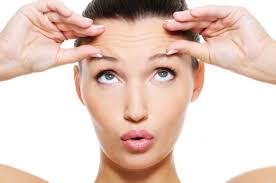
#> input picture Body_Parts_Detection_and_Tracking/input.jpg, 276 x 183 px
$ python Panoramic_Images.py --query-image ../Body_Parts_Detection_and_Tracking/input.jpg --train.image ../Body_Parts_Detection_and_Tracking/glasses.jpg
#> lines starting #> are read from the running program, lines starting #| are printed output that depends on the picture
# Creación de imágenes panorámicas

import sys
import argparse
import cv2
import numpy as np


def argument_parser():
    parser = argparse.ArgumentParser(description = 'Tratar dos imágenes par juntarlas')
    parser.add_argument("--query-image", dest = "query_image", required = True, help = "Primera imagen que necesita ser tratada")
    parser.add_argument("--train.image", dest = "train_image", required = True, help = "Segunda imagen a ser tratada")
    parser.add_argument("--min-match-count", dest = "min_match_count", type = int, required = False, default = 10, help = "Número mínimo de relaciones requeridas")

    return  parser

# Unir la img2 a la imfg1 usando la homología de la matriz H


def warpImages(img1, img2, H):
    rows1, cols1 = img1.shape[:2]
    rows2, cols2 = img2.shape[:2]

    list_of_points_1 = np.float32([[0, 0], [0, rows1], [cols1, rows1], [cols1, 0]]).reshape(-1, 1, 2)
    temp_points = np.float32([[0, 0], [0, rows2], [cols2, rows2], [cols2, 0]]).reshape(-1, 1, 2)
    list_of_points_2 = cv2.perpectiveTransform(temp_points, H)
    list_of_points = np.concatenate((list_of_points_1, list_of_points_2), axis = 0)

    [x_min, y_min] = np.int32(list_of_points.min(axis = 0).ravel() - 0.5)
    [x_max, y_max] = np.int32(list_of_points.max(axis = 0).ravel() + 0.5)
    translation_dist = [-x_min, -y_min]
    H_translation = np.array([[1, 0, translation_dist[0]], [0, 1, translation_dist[1]], [0, 0, 1]])

    output_img = cv2.warpPerspective(img2, H_translation.dot(H), (x_max - x_min, y_max - y_min))
    output_img[translation_dist[1]:rows1 + translation_dist[1], translation_dist[0]:cols1 + translation_dist[0]] = img1

    return output_img

if __name__ == "__main__":
    args = argument_parser().parse_args()
    img1 = cv2.imread(args.query_image, 0)
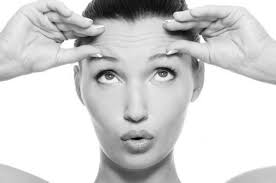
#> img1: shape (183, 276); min 0, max 255, mean 210
    img2 = cv2.imread(args.train_image, 0)
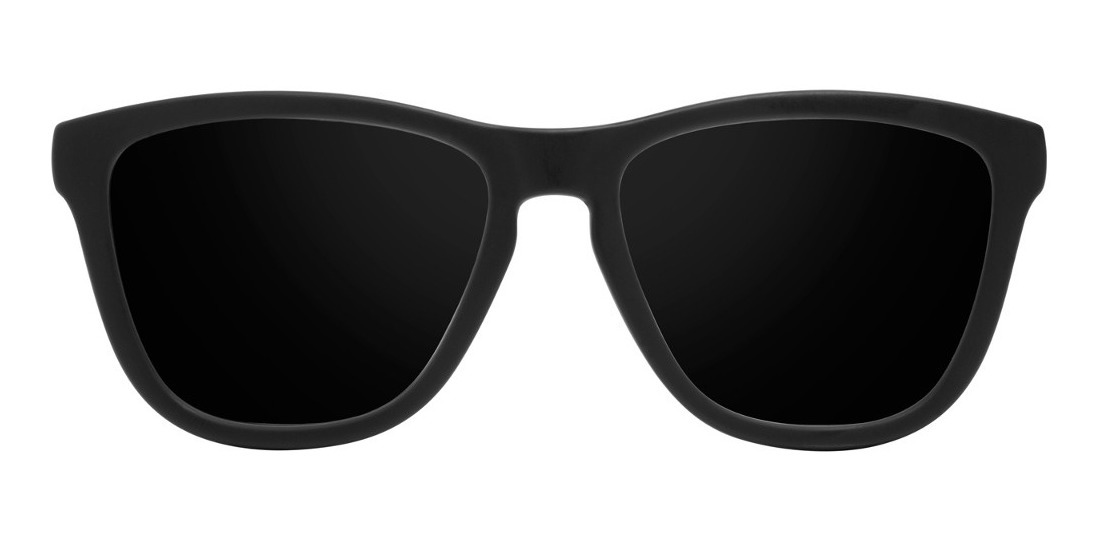
#> input picture Body_Parts_Detection_and_Tracking/glasses.jpg, 1100 x 537 px
#> img2 is the input picture: shape (537, 1100); min 0, max 255, mean 149.2
    min_match_count = args.min_match_count

    cv2.imshow("Query image", img1)
    cv2.imshow("Train image", img2)

    # Inicializamos el detetor SIFT
    sift = cv2.SIFT_create()

    # Extraemo los puntos clave y los desriptores
    keypoints1, descriptors1 = sift.detectAndCompute(img1, None)
#> keypoints1 = 201 keypoints; strongest (x, y, size): (138, 138, 3.4), (188, 34, 9.6), (90, 39, 7.7), (164, 70, 7.4)
#> (the run stopped early here; a loop or call above may not have finished)
